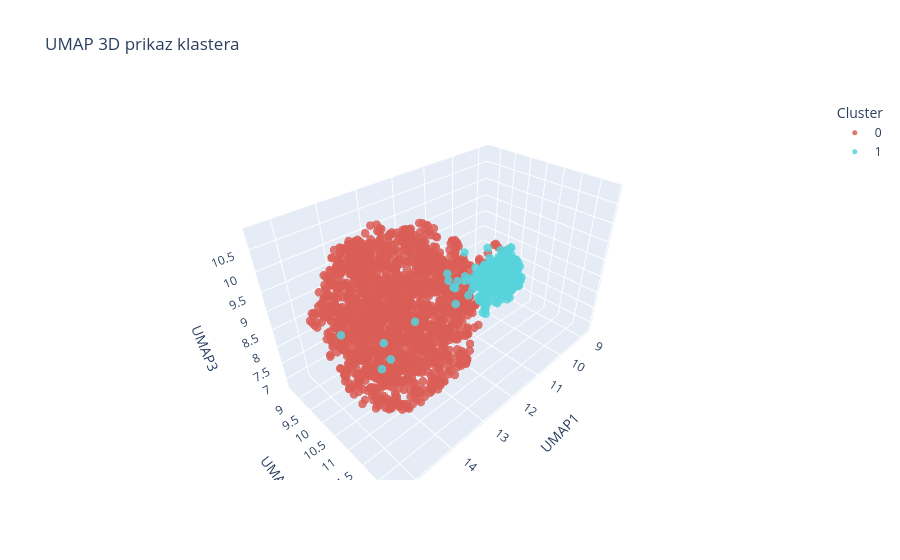

Notebook source saved alongside this figure:
### Code cell
draw_umap_2d_3d(cluster_labels, df_Agglomerative_sil)

### Figure 1 — Plotly figure (JSON) as saved in the notebook; plotly's stock layout.template omitted (floating-point values rounded to 4 significant figures; data arrays with more than 128 entries replaced by an {"elided": "..."} marker saying what was removed)
{"data": [{"hovertemplate": "Cluster=0<br>UMAP1=%{x}<br>UMAP2=%{y}<br>UMAP3=%{z}<extra></extra>", "legendgroup": "0", "marker": {"color": "rgb(219,94,86)", "opacity": 0.85, "size": 5, "symbol": "circle"}, "mode": "markers", "name": "0", "scene": "scene", "showlegend": true, "type": "scatter3d", "x": {"elided": "1820 float values"}, "y": {"elided": "1820 float values"}, "z": {"elided": "1820 float values"}}, {"hovertemplate": "Cluster=1<br>UMAP1=%{x}<br>UMAP2=%{y}<br>UMAP3=%{z}<extra></extra>", "legendgroup": "1", "marker": {"color": "rgb(86,211,219)", "opacity": 0.85, "size": 5, "symbol": "circle"}, "mode": "markers", "name": "1", "scene": "scene", "showlegend": true, "type": "scatter3d", "x": {"elided": "314 float values"}, "y": {"elided": "314 float values"}, "z": {"elided": "314 float values"}}], "layout": {"autosize": true, "legend": {"title": {"text": "Cluster"}, "tracegroupgap": 0}, "scene": {"aspectmode": "auto", "aspectratio": {"x": 1.412, "y": 0.8139, "z": 0.8702}, "domain": {"x": [0, 1], "y": [0, 1]}, "xaxis": {"title": {"text": "UMAP1"}, "type": "linear"}, "yaxis": {"title": {"text": "UMAP2"}, "type": "linear"}, "zaxis": {"title": {"text": "UMAP3"}, "type": "linear"}}, "title": {"text": "UMAP 3D prikaz klastera"}}}
